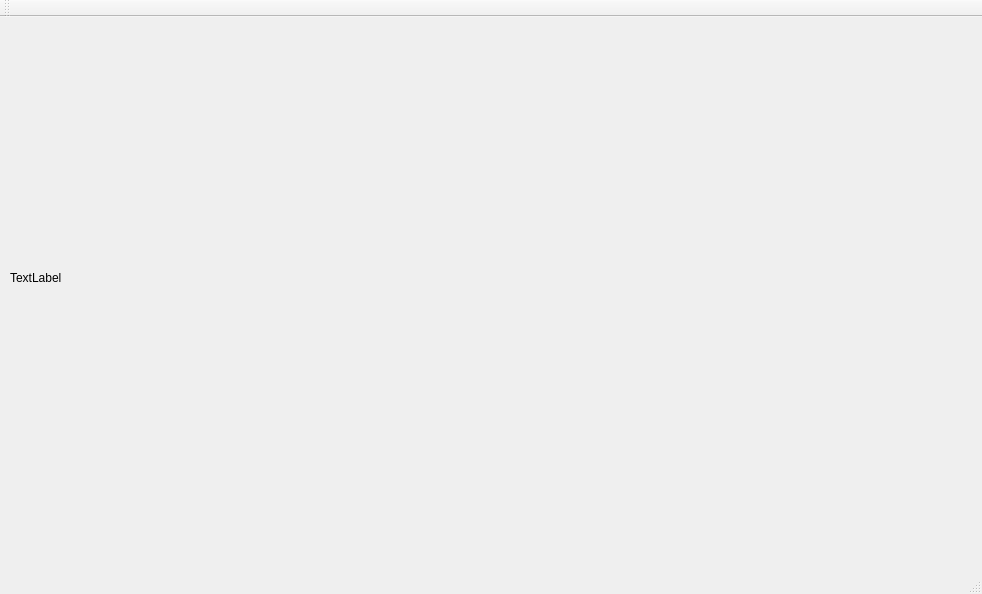
<?xml version="1.0" encoding="UTF-8"?>
<ui version="4.0">
 <class>MainWindow</class>
 <widget class="QMainWindow" name="MainWindow">
  <property name="geometry">
   <rect>
    <x>0</x>
    <y>0</y>
    <width>982</width>
    <height>594</height>
   </rect>
  </property>
  <property name="windowTitle">
   <string>MainWindow</string>
  </property>
  <widget class="QWidget" name="centralWidget">
   <widget class="QLabel" name="label">
    <property name="geometry">
     <rect>
      <x>10</x>
      <y>0</y>
      <width>871</width>
      <height>521</height>
     </rect>
    </property>
    <property name="text">
     <string>TextLabel</string>
    </property>
   </widget>
  </widget>
  <widget class="QMenuBar" name="menuBar">
   <property name="geometry">
    <rect>
     <x>0</x>
     <y>0</y>
     <width>982</width>
     <height>26</height>
    </rect>
   </property>
  </widget>
  <widget class="QToolBar" name="mainToolBar">
   <attribute name="toolBarArea">
    <enum>TopToolBarArea</enum>
   </attribute>
   <attribute name="toolBarBreak">
    <bool>false</bool>
   </attribute>
  </widget>
  <widget class="QStatusBar" name="statusBar"/>
 </widget>
 <layoutdefault spacing="6" margin="11"/>
 <resources/>
 <connections/>
</ui>
